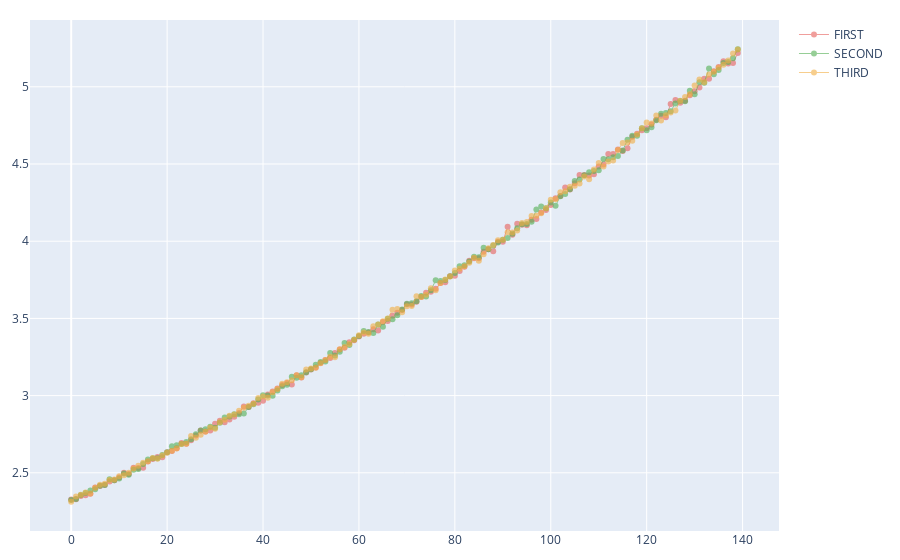

This figure's notebook cell:
### Code cell
utils.visualize([
    ['FIRST', first],
    ['SECOND', second],
    ['THIRD', third],
], cluster=50000)

### Figure 1 — Plotly figure (JSON) as saved in the notebook; plotly's stock layout.template omitted (floating-point values rounded to 4 significant figures; data arrays with more than 128 entries replaced by an {"elided": "..."} marker saying what was removed)
{"data": [{"line": {"width": 1}, "marker": {"color": "#e75f5b"}, "mode": "lines+markers", "name": "FIRST", "opacity": 0.6, "type": "scatter", "y": {"elided": "140 float values"}, "yaxis": "y2"}, {"line": {"width": 1}, "marker": {"color": "#52af52"}, "mode": "lines+markers", "name": "SECOND", "opacity": 0.6, "type": "scatter", "y": {"elided": "140 float values"}, "yaxis": "y2"}, {"line": {"width": 1}, "marker": {"color": "#f2ae42"}, "mode": "lines+markers", "name": "THIRD", "opacity": 0.6, "type": "scatter", "y": {"elided": "140 float values"}, "yaxis": "y2"}], "layout": {"margin": {"b": 20, "l": 20, "r": 20, "t": 20}, "yaxis": {"domain": [0, 0.2], "showticklabels": false}}}
